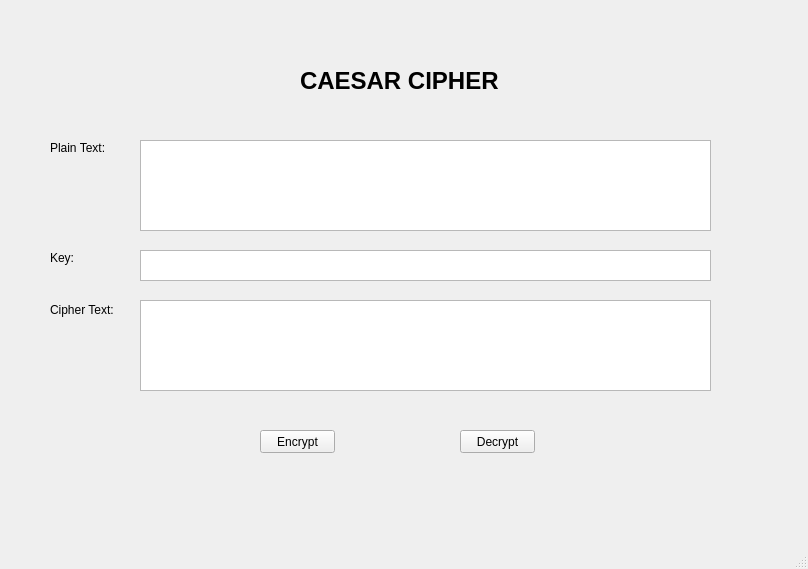
<?xml version="1.0" encoding="UTF-8"?>
<ui version="4.0">
 <class>MainWindow</class>
 <widget class="QMainWindow" name="MainWindow">
  <property name="geometry">
   <rect>
    <x>0</x>
    <y>0</y>
    <width>808</width>
    <height>569</height>
   </rect>
  </property>
  <property name="windowTitle">
   <string>MainWindow</string>
  </property>
  <widget class="QWidget" name="centralwidget">
   <widget class="QLabel" name="label">
    <property name="geometry">
     <rect>
      <x>50</x>
      <y>140</y>
      <width>71</width>
      <height>16</height>
     </rect>
    </property>
    <property name="text">
     <string>Plain Text:</string>
    </property>
   </widget>
   <widget class="QLabel" name="label_2">
    <property name="geometry">
     <rect>
      <x>50</x>
      <y>250</y>
      <width>51</width>
      <height>16</height>
     </rect>
    </property>
    <property name="text">
     <string>Key:</string>
    </property>
   </widget>
   <widget class="QLabel" name="label_3">
    <property name="geometry">
     <rect>
      <x>50</x>
      <y>300</y>
      <width>71</width>
      <height>20</height>
     </rect>
    </property>
    <property name="text">
     <string>Cipher Text:</string>
    </property>
   </widget>
   <widget class="QLabel" name="label_4">
    <property name="geometry">
     <rect>
      <x>300</x>
      <y>30</y>
      <width>201</width>
      <height>101</height>
     </rect>
    </property>
    <property name="font">
     <font>
      <pointsize>18</pointsize>
      <weight>75</weight>
      <bold>true</bold>
     </font>
    </property>
    <property name="text">
     <string>CAESAR CIPHER</string>
    </property>
   </widget>
   <widget class="QTextEdit" name="txt_plain_text">
    <property name="geometry">
     <rect>
      <x>140</x>
      <y>140</y>
      <width>571</width>
      <height>91</height>
     </rect>
    </property>
   </widget>
   <widget class="QTextEdit" name="txt_key">
    <property name="geometry">
     <rect>
      <x>140</x>
      <y>250</y>
      <width>571</width>
      <height>31</height>
     </rect>
    </property>
   </widget>
   <widget class="QTextEdit" name="txt_cipher_text">
    <property name="geometry">
     <rect>
      <x>140</x>
      <y>300</y>
      <width>571</width>
      <height>91</height>
     </rect>
    </property>
   </widget>
   <widget class="QPushButton" name="btn_encrypt">
    <property name="geometry">
     <rect>
      <x>260</x>
      <y>430</y>
      <width>75</width>
      <height>23</height>
     </rect>
    </property>
    <property name="text">
     <string>Encrypt</string>
    </property>
   </widget>
   <widget class="QPushButton" name="btn_decrypt">
    <property name="geometry">
     <rect>
      <x>460</x>
      <y>430</y>
      <width>75</width>
      <height>23</height>
     </rect>
    </property>
    <property name="text">
     <string>Decrypt</string>
    </property>
   </widget>
  </widget>
  <widget class="QMenuBar" name="menubar">
   <property name="geometry">
    <rect>
     <x>0</x>
     <y>0</y>
     <width>808</width>
     <height>21</height>
    </rect>
   </property>
  </widget>
  <widget class="QStatusBar" name="statusbar"/>
 </widget>
 <resources/>
 <connections/>
</ui>
